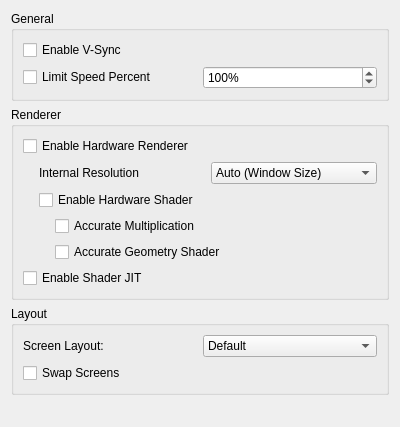
<?xml version="1.0" encoding="UTF-8"?>
<ui version="4.0">
 <class>ConfigureGraphics</class>
 <widget class="QWidget" name="ConfigureGraphics">
  <property name="geometry">
   <rect>
    <x>0</x>
    <y>0</y>
    <width>400</width>
    <height>427</height>
   </rect>
  </property>
  <property name="windowTitle">
   <string>Form</string>
  </property>
  <layout class="QVBoxLayout" name="verticalLayout">
   <item>
    <widget class="QGroupBox" name="generalBox">
     <property name="title">
      <string>General</string>
     </property>
     <layout class="QVBoxLayout" name="verticalLayout_2">
      <item>
       <widget class="QCheckBox" name="toggle_vsync">
        <property name="text">
         <string>Enable V-Sync</string>
        </property>
       </widget>
      </item>
      <item>
       <layout class="QHBoxLayout" name="horizontalLayout_2">
        <item>
         <widget class="QCheckBox" name="toggle_frame_limit">
          <property name="text">
           <string>Limit Speed Percent</string>
          </property>
         </widget>
        </item>
        <item>
         <widget class="QSpinBox" name="frame_limit">
          <property name="suffix">
           <string>%</string>
          </property>
          <property name="minimum">
           <number>1</number>
          </property>
          <property name="maximum">
           <number>9999</number>
          </property>
          <property name="value">
           <number>100</number>
          </property>
         </widget>
        </item>
       </layout>
      </item>
     </layout>
    </widget>
   </item>
   <item>
    <widget class="QGroupBox" name="rendererBox">
     <property name="title">
      <string>Renderer</string>
     </property>
     <layout class="QVBoxLayout" name="verticalLayout_6">
      <item>
       <widget class="QCheckBox" name="toggle_hw_renderer">
        <property name="text">
         <string>Enable Hardware Renderer</string>
        </property>
       </widget>
      </item>
      <item>
       <widget class="QWidget" name="hw_renderer_group" native="true">
        <layout class="QVBoxLayout" name="verticalLayout_5">
         <property name="leftMargin">
          <number>16</number>
         </property>
         <property name="topMargin">
          <number>0</number>
         </property>
         <property name="rightMargin">
          <number>0</number>
         </property>
         <property name="bottomMargin">
          <number>0</number>
         </property>
         <item>
          <layout class="QHBoxLayout" name="horizontalLayout">
           <item>
            <widget class="QLabel" name="label">
             <property name="text">
              <string>Internal Resolution</string>
             </property>
            </widget>
           </item>
           <item>
            <widget class="QComboBox" name="resolution_factor_combobox">
             <item>
              <property name="text">
               <string>Auto (Window Size)</string>
              </property>
             </item>
             <item>
              <property name="text">
               <string>Native (400x240)</string>
              </property>
             </item>
             <item>
              <property name="text">
               <string>2x Native (800x480)</string>
              </property>
             </item>
             <item>
              <property name="text">
               <string>3x Native (1200x720)</string>
              </property>
             </item>
             <item>
              <property name="text">
               <string>4x Native (1600x960)</string>
              </property>
             </item>
             <item>
              <property name="text">
               <string>5x Native (2000x1200)</string>
              </property>
             </item>
             <item>
              <property name="text">
               <string>6x Native (2400x1440)</string>
              </property>
             </item>
             <item>
              <property name="text">
               <string>7x Native (2800x1680)</string>
              </property>
             </item>
             <item>
              <property name="text">
               <string>8x Native (3200x1920)</string>
              </property>
             </item>
             <item>
              <property name="text">
               <string>9x Native (3600x2160)</string>
              </property>
             </item>
             <item>
              <property name="text">
               <string>10x Native (4000x2400)</string>
              </property>
             </item>
            </widget>
           </item>
          </layout>
         </item>
         <item>
          <widget class="QCheckBox" name="toggle_hw_shader">
           <property name="text">
            <string>Enable Hardware Shader</string>
           </property>
          </widget>
         </item>
         <item>
          <widget class="QWidget" name="hw_shader_group" native="true">
           <layout class="QVBoxLayout" name="verticalLayout_7">
            <property name="leftMargin">
             <number>16</number>
            </property>
            <property name="topMargin">
             <number>0</number>
            </property>
            <property name="rightMargin">
             <number>0</number>
            </property>
            <property name="bottomMargin">
             <number>0</number>
            </property>
            <item>
             <widget class="QCheckBox" name="toggle_accurate_mul">
              <property name="text">
               <string>Accurate Multiplication</string>
              </property>
             </widget>
            </item>
            <item>
             <widget class="QCheckBox" name="toggle_accurate_gs">
              <property name="text">
               <string>Accurate Geometry Shader</string>
              </property>
             </widget>
            </item>
           </layout>
          </widget>
         </item>
        </layout>
       </widget>
      </item>
      <item>
       <widget class="QCheckBox" name="toggle_shader_jit">
        <property name="text">
         <string>Enable Shader JIT</string>
        </property>
       </widget>
      </item>
     </layout>
    </widget>
   </item>
   <item>
    <widget class="QGroupBox" name="layoutBox">
     <property name="title">
      <string>Layout</string>
     </property>
     <layout class="QVBoxLayout" name="verticalLayout_3">
      <item>
       <layout class="QHBoxLayout" name="horizontalLayout_4">
        <item>
         <widget class="QLabel" name="label1">
          <property name="text">
           <string>Screen Layout:</string>
          </property>
         </widget>
        </item>
        <item>
         <widget class="QComboBox" name="layout_combobox">
          <item>
           <property name="text">
            <string>Default</string>
           </property>
          </item>
          <item>
           <property name="text">
            <string>Single Screen</string>
           </property>
          </item>
          <item>
           <property name="text">
            <string>Large Screen</string>
           </property>
          </item>
          <item>
           <property name="text">
            <string>Side by Side</string>
           </property>
          </item>
         </widget>
        </item>
       </layout>
      </item>
      <item>
       <widget class="QCheckBox" name="swap_screen">
        <property name="text">
         <string>Swap Screens</string>
        </property>
       </widget>
      </item>
     </layout>
    </widget>
   </item>
   <item>
    <spacer name="verticalSpacer">
     <property name="orientation">
      <enum>Qt::Vertical</enum>
     </property>
     <property name="sizeHint" stdset="0">
      <size>
       <width>20</width>
       <height>40</height>
      </size>
     </property>
    </spacer>
   </item>
  </layout>
 </widget>
 <resources/>
 <connections/>
</ui>
